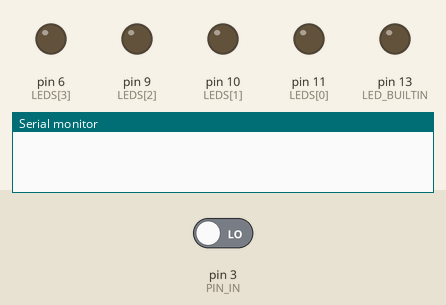
This sketch was run on a simulated Arduino Uno, built with avr-gcc and run on an emulated ATmega328P. On the bench: output pins drawn as LEDs (lit = HIGH), the last lines printed to the serial monitor. Inputs (shaded band) come from the test bench; at power-on: pin 3 (PIN_IN) LOW.

Above: at 1.2 s.
1.3 s: pin 3 (PIN_IN) driven HIGH
At 1.88 s:
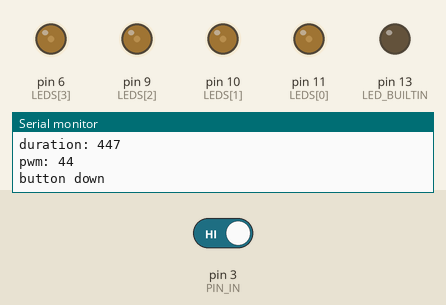
4.3 s: pin 3 (PIN_IN) driven LOW
At 5.0 s:
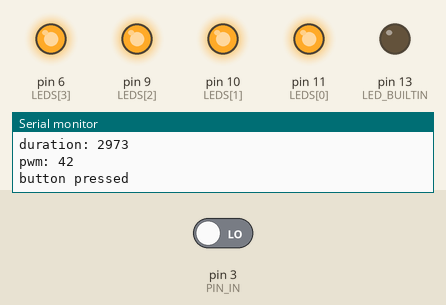
Timing chart, 0 to 7.3 s (numbered marks = the images above; inputs shaded):
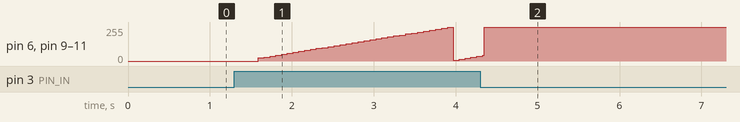

The sketch:

dimmable.ino
```cpp
int LEDS[] = {11,10,9,6};
int PIN_IN = 3;
int active_led = 12;
bool button_down = false;
unsigned long time_pressed;
int hilo=LOW;
int maxPwm = 255;

// the setup function runs once when you press reset or power the board
void setup() {
  Serial.begin(9600);
  // initialize digital pin LED_BUILTIN as an output.
  pinMode(LED_BUILTIN, OUTPUT);

  for(int i=0; i < (sizeof(LEDS) / sizeof(LEDS[0])); i++){
    pinMode(LEDS[i], OUTPUT);
  }

  pinMode(PIN_IN, INPUT);
}

// the loop function runs over and over again forever
void loop() {
  int val = digitalRead(PIN_IN);
  if (val == HIGH) {
    Serial.println("button down");
    if(button_down == false){
      time_pressed=millis();
    }else {
      unsigned long now = millis();
      Serial.print("now: ");
      Serial.println(now);
      Serial.print("time_pressed: ");
      Serial.println(time_pressed);
      unsigned long duration = now - time_pressed;
      Serial.print("duration: ");
      Serial.println(duration);

      int val = (int)(duration/10)%maxPwm;
      Serial.print("pwm: ");
      Serial.println(val);
      if(duration > 200){
        for(int i=0; i < (sizeof(LEDS) / sizeof(LEDS[0])); i++){
          analogWrite(LEDS[i],val);
        }
      }
    }
    button_down = true;
  } else if (val == LOW && button_down == true) {
    Serial.println("button pressed");
    button_down = false;

    switchLeds();
  }
}

void switchLeds() {
    if(hilo == LOW){
      hilo = HIGH;
    }else{
      hilo = LOW;
    }

    for(int i=0; i < (sizeof(LEDS) / sizeof(LEDS[0])); i++){
      digitalWrite(LEDS[i], hilo);
    }
}
```
